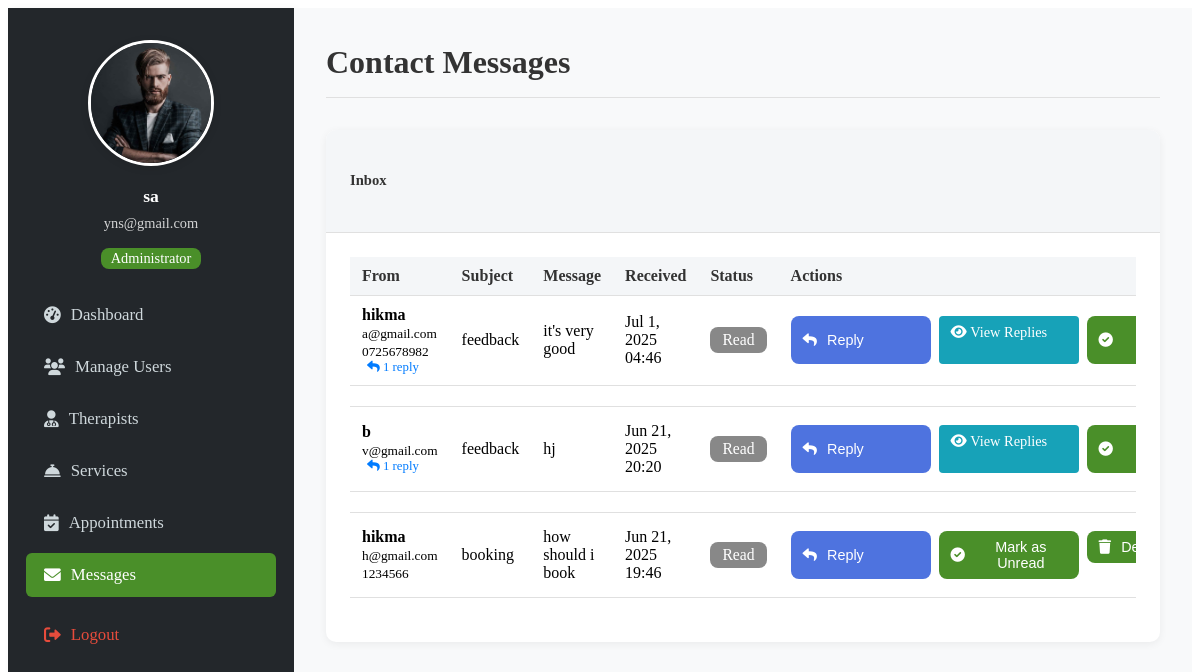
Page /admin/messages.php (signed in) on the committed database.
### tables this page shows
CREATE TABLE `contact_messages` (
  `id` int(11) NOT NULL,
  `name` varchar(255) NOT NULL,
  `email` varchar(255) NOT NULL,
  `phone` varchar(50) DEFAULT NULL,
  `subject` varchar(255) NOT NULL,
  `message` text NOT NULL,
  `is_read` tinyint(1) NOT NULL DEFAULT 0,
  `created_at` timestamp NOT NULL DEFAULT current_timestamp()
);

### admin/messages.php (the view, shortened to what this page needs)
<?php
include('../dbconnect.php');
$messages = [];
$sql = "SELECT cm.*,
        (SELECT COUNT(*) FROM message_replies WHERE message_id = cm.id) as reply_count,
        (SELECT MAX(created_at) FROM message_replies WHERE message_id = cm.id) as last_reply
        FROM contact_messages cm
        ORDER BY cm.created_at DESC";
$result = $conn->query($sql);
while ($row = $result->fetch_assoc()) {
    $messages[] = $row;
}
?>
<!DOCTYPE html>
<html lang="en">
<head>
    <link rel="stylesheet" href="admin_dashboard_custom.css">
    <link rel="stylesheet" href="https://cdnjs.cloudflare.com/ajax/libs/font-awesome/6.0.0/css/all.min.css">
</head>
<body>
    <div class="admin-flex">
        <div class="admin-sidebar">
            <div class="text-center mb-4">
                <div class="mb-3">
                    <img src="../image/c2.jpg" alt="Admin Profile" class="admin-profile-pic">
                </div>
                <h5><?php echo htmlspecialchars($_SESSION['username']); ?></h5>
                <small><?php echo htmlspecialchars($_SESSION['email']); ?></small>
                <div class="mt-2 admin-badge">Administrator</div>
            </div>
            <ul class="admin-nav">
                <li><a class="admin-nav-link" href="dashboard.php"><i class="fas fa-tachometer-alt"></i>Dashboard</a></li>
                <li><a class="admin-nav-link" href="users.php"><i class="fas fa-users"></i>Manage Users</a></li>
                <li><a class="admin-nav-link" href="therapists.php"><i class="fas fa-user-md"></i>Therapists</a></li>
                <li><a class="admin-nav-link" href="services.php"><i class="fas fa-concierge-bell"></i>Services</a></li>
                <li><a class="admin-nav-link" href="appointments.php"><i class="fas fa-calendar-check"></i>Appointments</a></li>
                <li><a class="admin-nav-link active" href="messages.php"><i class="fas fa-envelope"></i>Messages</a></li>
                <li class="spacing-top"><a class="admin-nav-link text-danger" href="../logout.php"><i class="fas fa-sign-out-alt"></i>Logout</a></li>
            </ul>
        </div>
        <div class="admin-main">
            <div class="admin-header">
                <h1>Contact Messages</h1>
            </div>
            <div class="admin-card">
                <div class="admin-card-header">
                    <h5>Inbox</h5>
                </div>
                <div class="admin-card-body">
                    <?php if (empty($messages)): ?>
                        <p>There are no messages.</p>
                    <?php else: ?>
                        <div class="table-responsive">
                            <table class="table table-hover">
                                <thead>
                                    <tr>
                                        <th>From</th>
                                        <th>Subject</th>
                                        <th>Message</th>
                                        <th>Received</th>
                                        <th>Status</th>
                                        <th>Actions</th>
                                    </tr>
                                </thead>
                                <tbody>
                                    <?php foreach ($messages as $msg): ?>
                                    <tr class="message-row <?php echo $msg['is_read'] ? '' : 'font-weight-bold'; ?>" id="message-<?php echo $msg['id']; ?>">
                                        <td>
                                            <strong><?php echo htmlspecialchars($msg['name']); ?></strong><br>
                                            <small><?php echo htmlspecialchars($msg['email']); ?></small><br>
                                            <small><?php echo htmlspecialchars($msg['phone']); ?></small>
                                            <?php if ($msg['reply_count'] > 0): ?>
                                                <div class="reply-indicator">
                                                    <i class="fas fa-reply"></i> <?php echo $msg['reply_count']; ?> reply<?php echo $msg['reply_count'] > 1 ? 'ies' : ''; ?>
                                                </div>
                                            <?php endif; ?>
                                        </td>
                                        <td><?php echo htmlspecialchars($msg['subject']); ?></td>
                                        <td style="max-width: 300px; white-space: pre-wrap;"><?php echo htmlspecialchars($msg['message']); ?></td>
                                        <td><?php echo date('M j, Y H:i', strtotime($msg['created_at'])); ?></td>
                                        <td>
                                            <span class="badge <?php echo $msg['is_read'] ? 'bg-secondary' : 'bg-success'; ?>">
                                                <?php echo $msg['is_read'] ? 'Read' : 'Unread'; ?>
                                            </span>
                                        </td>
                                        <td>
                                            <div class="admin-btn-group" style="flex-direction: row; gap: 8px;">
                                                <button type="button" class="admin-btn admin-btn-primary" onclick="toggleReply(<?php echo $msg['id']; ?>)">
                                                    <i class="fas fa-reply"></i> Reply
                                                </button>
                                                <?php if ($msg['reply_count'] > 0): ?>
                                                    <a href="view_replies.php?message_id=<?php echo $msg['id']; ?>" class="admin-btn admin-btn-info" style="text-decoration: none;">
                                                        <i class="fas fa-eye"></i> View Replies
                                                    </a>
                                                <?php endif; ?>
                                                <form method="post">
                                                    <button type="submit" name="toggle_read" class="admin-btn admin-btn-secondary">
                                                        <i class="fas fa-check-circle"></i> Mark as <?php echo $msg['is_read'] ? 'Unread' : 'Read'; ?>
                                                    </button>
                                                </form>
                                                <form method="post" onsubmit="return confirm('Are you sure you want to delete this message?');">
                                                    <button type="submit" name="delete_message" class="admin-btn admin-btn-danger">
                                                        <i class="fas fa-trash"></i> Delete
                                                    </button>
                                                </form>
                                            </div>
                                        </td>
                                    </tr>
                                    <tr>
                                        <td colspan="6">
                                        </td>
                                    </tr>
                                    <?php endforeach; ?>
                                </tbody>
                            </table>
                        </div>
                    <?php endif; ?>
                </div>
            </div>
        </div>
    </div>
</body>
</html>

### admin/admin_dashboard_custom.css (style rules this page uses)
.admin-flex { display: flex; min-height: 100vh; background: #f8f9fa; }
.admin-sidebar { width: 250px; background: #23272b; color: #fff; padding: 32px 18px 18px 18px; box-shadow: 2px 0 8px rgba(0,0,0,0.04); display: flex; flex-direction: column; min-height: 100vh; }
.admin-sidebar .text-center { text-align: center; }
.admin-sidebar .mb-4 { margin-bottom: 1.5rem; }
.admin-sidebar .mb-3 { margin-bottom: 1rem; }
.admin-sidebar .mt-2 { margin-top: 0.5rem; }
.admin-sidebar .spacing-top { margin-top: 1rem; }
.admin-sidebar h5 { margin: 0 0 0.5rem 0; font-size: 1.1rem; font-weight: 600; }
.admin-sidebar small { display: block; margin-bottom: 0.5rem; font-size: 0.9rem; opacity: 0.8; }
.admin-badge { display: inline-block; padding: 2px 10px; border-radius: 8px; font-size: 0.9rem; font-weight: 500; background: #4a8f29; color: #fff; }
.admin-profile-pic { width: 120px; height: 120px; border-radius: 50%; object-fit: cover; border: 3px solid #fff; box-shadow: 0 2px 8px rgba(0,0,0,0.1); }
.admin-nav { list-style: none; padding: 0; margin: 0; }
.admin-nav-link { display: flex; align-items: center; color: #cfd8dc; text-decoration: none; padding: 12px 18px; border-radius: 6px; margin-bottom: 8px; font-size: 1.05rem; transition: background 0.2s, color 0.2s; }
.admin-nav-link.active, .admin-nav-link:hover { background: #4a8f29; color: #fff; }
.admin-nav-link i { margin-right: 10px; }
.admin-nav-link.text-danger { color: #e74c3c; }
.admin-main { flex: 1; padding: 36px 32px 32px 32px; background: #f8f9fa; min-width: 0; margin-bottom: 32px; }
.admin-header { display: flex; justify-content: space-between; align-items: center; margin-bottom: 32px; border-bottom: 1px solid #e0e0e0; padding-bottom: 16px; }
.admin-header h1 { font-size: 2rem; color: #333; margin: 0; }
.admin-card { background: #fff; border-radius: 10px; box-shadow: 0 2px 8px rgba(0,0,0,0.06); margin-bottom: 0; overflow: hidden; flex: 1 1 900px; min-width: 900px; max-width: 1100px; display: flex; flex-direction: column; }
.admin-card-header { background: #f4f6f8; padding: 18px 24px; border-bottom: 1px solid #e0e0e0; font-size: 1.1rem; font-weight: 600; color: #333; }
.admin-card-body { padding: 24px; flex: 1; overflow-x: auto; }
.admin-btn-group { display: flex; flex-direction: column; gap: 16px; width: 100%; padding: 8px 0; }
.admin-btn { display: flex; align-items: center; justify-content: flex-start; background: #4a8f29; color: #fff; padding: 0.7rem 1.2rem; border: none; border-radius: 8px; cursor: pointer; text-decoration: none; font-size: 1.08rem; transition: background 0.3s; width: 100%; font-weight: 500; gap: 10px; margin: 0; box-sizing: border-box; }
.admin-btn:last-child { margin-bottom: 0; }
.admin-btn-primary { background: #4e73df; }
.admin-btn-info { background: #2186c4; }
.badge { display: inline-block; padding: 4px 12px; border-radius: 8px; font-size: 0.98rem; font-weight: 500; margin-left: 0; }
.bg-secondary { background: #888 !important; color: #fff !important; }
@media (max-width: 1200px) { .admin-card { min-width: 0; max-width: 100%; } }
.table-responsive { width: 100%; overflow-x: auto; }
.table { min-width: 800px; width: 100%; border-collapse: collapse; background: #fff; font-size: 1rem; }
.table th, .table td { padding: 10px 12px; border-bottom: 1px solid #e0e0e0; text-align: left; }
.table th { background: #f4f6f8; font-weight: 600; color: #333; }
.table tr:last-child td { border-bottom: none; }

### admin/messages.php (style rules this page uses)
.message-row { transition: background-color 0.3s; }
.reply-indicator { color: #007bff; font-size: 0.8rem; margin-left: 5px; }
.admin-btn-info { background-color: #17a2b8; color: white; border: none; padding: 8px 16px; border-radius: 4px; cursor: pointer; text-decoration: none; display: inline-block; }
.admin-btn-group .admin-btn, .admin-btn-group .admin-btn-info { width: 140px; box-sizing: border-box; padding: 8px 12px; font-size: 0.9rem; vertical-align: middle; }
.admin-btn-group form { display: inline-block; vertical-align: middle; }

### rows in the picture
contact_messages: name "hikma", email "a@gmail.com", phone "0725678982", reply_count "1", subject "feedback", message "it's very good", created_at "Jul 1, 2025 04:46", is_read "Read"
contact_messages: name "b", email "v@gmail.com", reply_count "1", subject "feedback", message "hj", created_at "Jun 21, 2025 20:20", is_read "Read"
contact_messages: name "hikma", email "h@gmail.com", phone "1234566", subject "booking", message "how should i book", created_at "Jun 21, 2025 19:46", is_read "Read"

### other values in the picture
$_SESSION['username'] "sa"
$_SESSION['email'] "yns@gmail.com"
